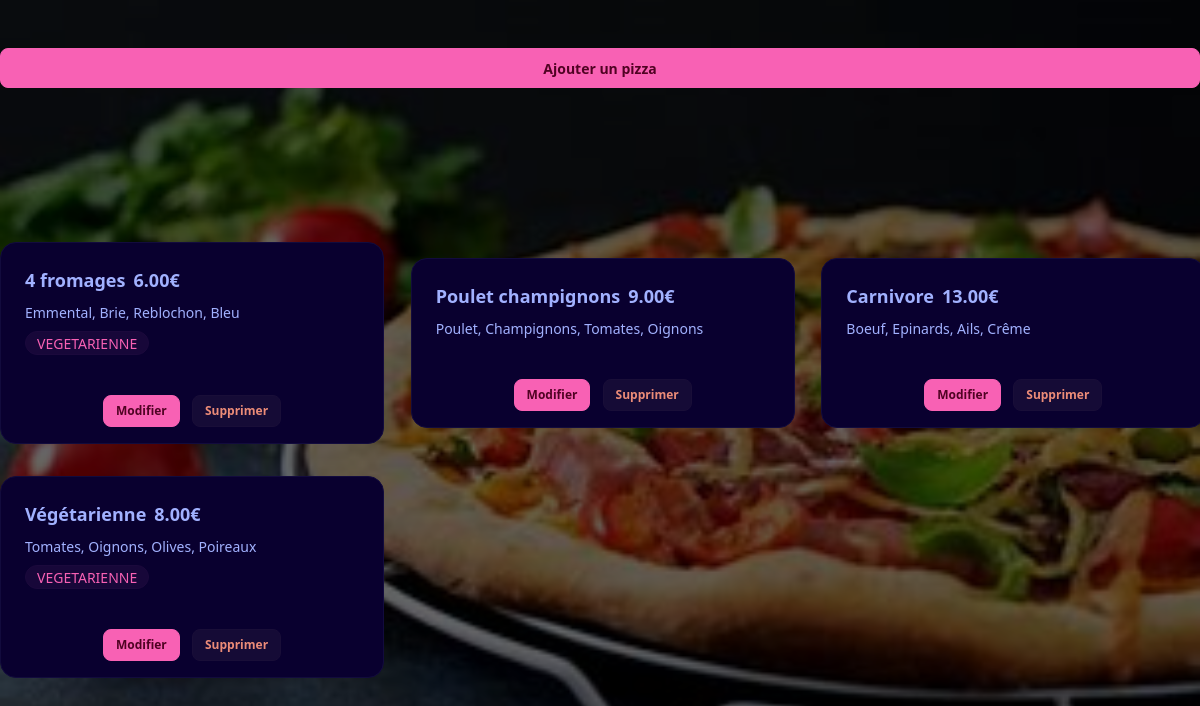
Before: / with the older database file.
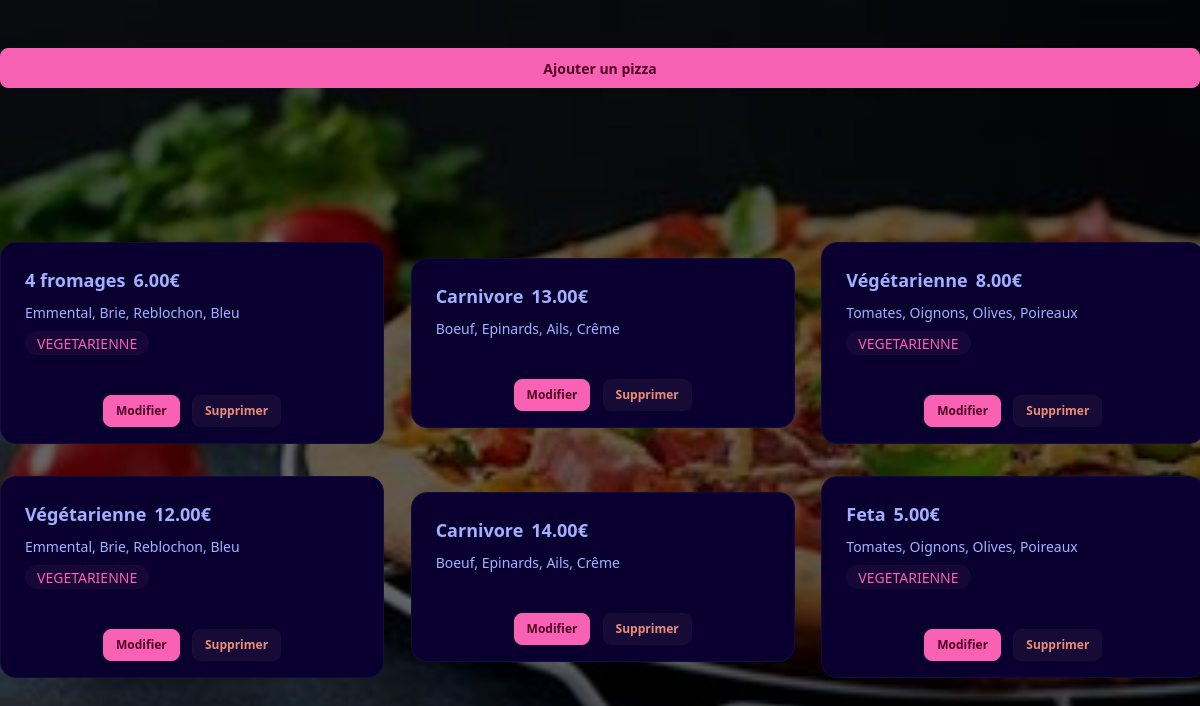
After: the same page with the newer database file.
### pizza/models.py (models this page shows, shortened)
class Pizza(models.Model):
    nom = models.CharField(max_length=200)
    ingredients = models.CharField(max_length=500)
    prix = models.DecimalField(max_digits=5, decimal_places=2)
    vegetarienne = models.BooleanField(default=False)

### pizza/views.py (the view)
# urls.py: path('', views.liste_pizzas, name="liste_pizzas"),
def liste_pizzas(request):
    pizzas = Pizza.objects.all()
    return render(request, 'pizza/list.html', {'pizzas' : pizzas})

### pizza/templates/pizza/list.html (shortened to what this page needs)
<!DOCTYPE html>
<html lang="fr" data-theme="synthwave">
<head>
    <link href="https://cdn.jsdelivr.net/npm/daisyui@5" rel="stylesheet" type="text/css" />
    <script src="https://cdn.jsdelivr.net/npm/@tailwindcss/browser@4"></script>
    <link href="https://cdn.jsdelivr.net/npm/daisyui@5/themes.css" rel="stylesheet" type="text/css" />
    <script src="https://cdn.jsdelivr.net/npm/@tailwindcss/browser@4"></script>
        {% load static %}
</head>
<body class="h-screen w-screen">
    <main class="flex flex-col gap-4 bg-black/60 w-full h-full">
        <div class="mb-4">
            <a href="{% url 'ajouter_pizza' %}" class="btn btn-primary w-full mt-12 mx-auto">Ajouter un pizza</a>
        </div>
      <div class="grid grid-cols-3 gap-8 items-center mx-auto my-auto">
        {% for pizza in pizzas %}
          <div class="w-full">
            <div class="card card-border bg-base-100 w-96">
                <div class="card-body">
                    <h2 class="card-title">{{pizza.nom}}  <span>{{pizza.prix}}€</span></h2>
                    <p>{{pizza.ingredients}}</p>
                    {% if pizza.vegetarienne %}
                    <p class="badge badge-soft badge-primary">VEGETARIENNE</p>
                    {% endif %}
                </div>
                <div class="space-x-2 my-4 mx-auto">
                <a href="{% url 'modifier_pizza' pizza.id %}" class="btn btn-primary  btn-sm">Modifier</a>
                <a href="{% url 'supprimer_pizza' pizza.id %}" class="btn btn-primary btn-error btn-soft btn-sm">Supprimer</a>
            </div>
            </div>
          </div>
        {% endfor %}
      </div>
    </main>
</body>
</html>

Changed rows visible on the page:
removed Pizza: nom "Poulet champignons", prix "9.00", ingredients "Poulet, Champignons, Tomates, Oignons"
added Pizza: nom "Végétarienne", prix "12.00", ingredients "Emmental, Brie, Reblochon, Bleu", vegetarienne "VEGETARIENNE"
added Pizza: nom "Carnivore", prix "14.00", ingredients "Boeuf, Epinards, Ails, Crême"
added Pizza: nom "Feta", prix "5.00", ingredients "Tomates, Oignons, Olives, Poireaux", vegetarienne "VEGETARIENNE"
